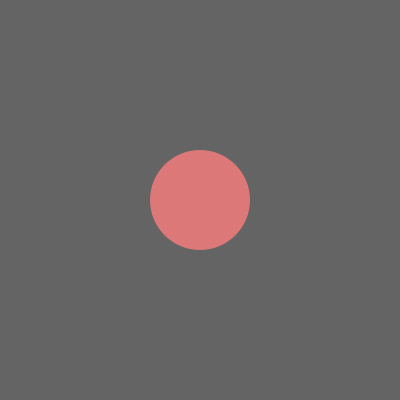
Frame 1 (no input)
Frame 60 (the mouse pressed at the canvas centre just before this capture): identical to frame 1, image omitted
Frame 120 (the mouse held since frame 60 and released just before this capture): identical to frame 1, image omitted

The Processing sketch that drew this single still picture (run headless with seeded random() and noise(); from frame 60 on, the mouse is pressed at the canvas centre):

// Processing sketch: Events
// ── Events.pde
// Events
//
// Event callback functions demo.
//
// Dan Wilcox danomatika.com 2016

color ellipseColor = color(220, 120, 120);

// callback at the beginning of the sketch
void setup() {
    size(400, 400);
}

// callback for every frame
void draw() {
  background(100);
  
  // built in input event variables
  // mouseX, mouseY, mousePressed, mouseButton
  // key, keyCode, keyPressed
  
  // the problem here is that it will always print
  // even if we only want it to print the first time the
  // mouse button was pressed
  //if(mousePressed) {
  //   println("foo bar"); 
  //}
  
  noStroke();
  fill(ellipseColor);
  ellipse(width/2, height/2, 100, 100);
}

// event functions

// callback for when a mouse button is pressed down
// only called once!
void mousePressed() {
  println("mousePressed "+frameCount);
  if(mouseButton == LEFT) {
    ellipseColor = color(220, 220, 120);
  }
  else {
    ellipseColor = color(220, 120, 120);
  }
}

// callback for when a mouse button is released
// only called once per button/action
void mouseReleased() {
  println("mouseReleased "+frameCount);
  ellipseColor = color(120, 220, 220);
}

// callaback for when a key is pressed down
// if multiple keys are pressed at once, this function
// will be called once for each key
void keyPressed() {
  println("keyPressed "+key);
}

// callback for when a key is let up
void keyReleased() {
  println("keyReleased "+key);
}
